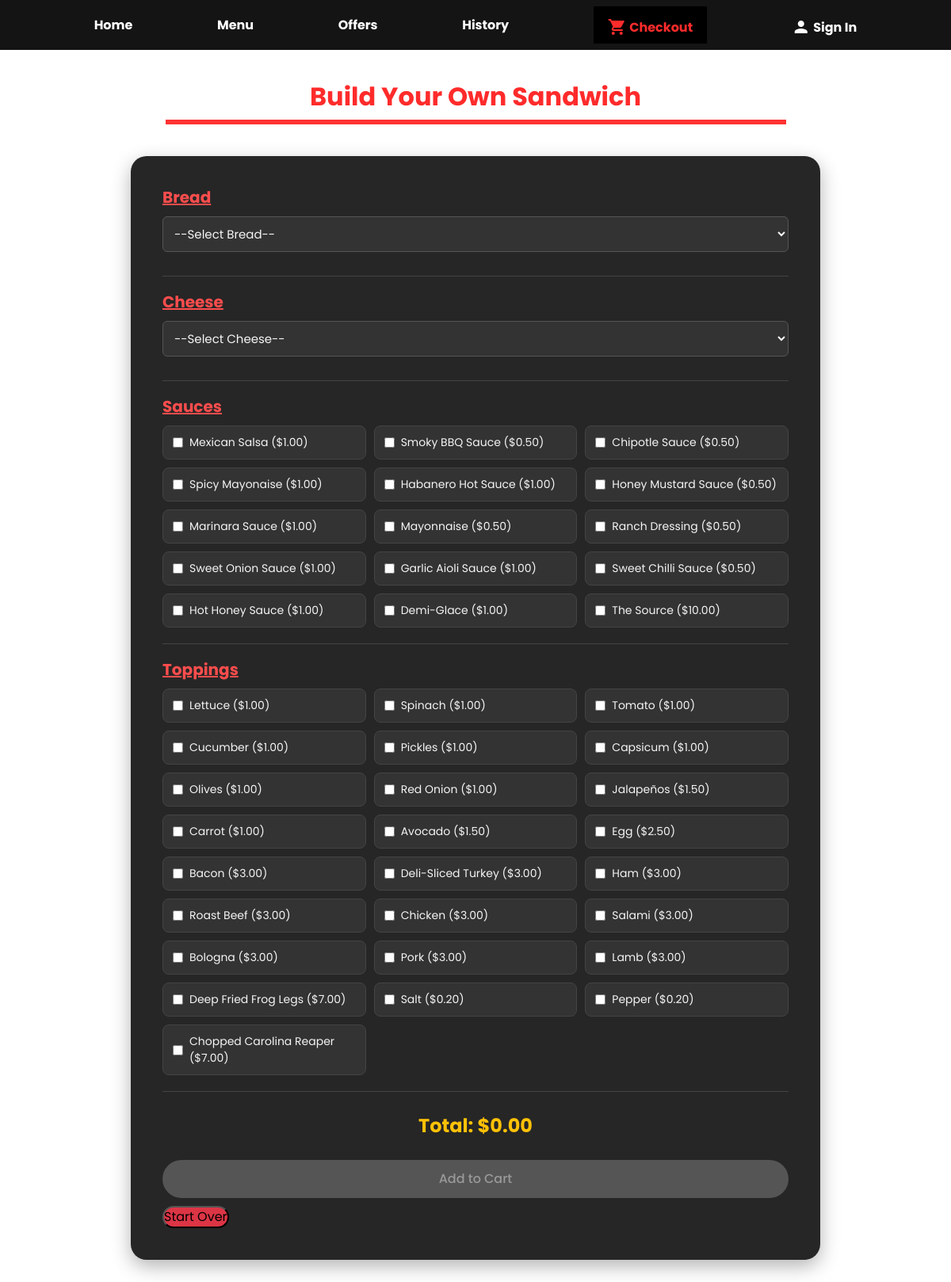
Page /custom-sandwich on the committed database.
### tables this page shows
CREATE TABLE `SAUCE` (
  `ID` INTEGER PRIMARY KEY AUTOINCREMENT,
  `name` TEXT,
  `price` REAL
);

CREATE TABLE `TOPPINGS` (
  `ID` INTEGER PRIMARY KEY AUTOINCREMENT,
  `name` TEXT,
  `price` REAL
);

### SUBVAY (ASSESSMENT)/app.py (the view)
@app.route('/custom-sandwich')
def custom_sandwich():
    breads = query_db("SELECT ID, name, description, price FROM BREAD")
    cheeses = query_db("SELECT ID, name, description, price FROM CHEESE")
    sauces = query_db("SELECT ID, name, price FROM SAUCE")
    toppings = query_db("SELECT ID, name, price FROM TOPPINGS")
    bread_prices = {row[0]: row[3] for row in breads}
    cheese_prices = {row[0]: row[3] for row in cheeses}
    sauce_prices = {row[0]: row[2] for row in sauces}
    topping_prices = {row[0]: row[2] for row in toppings}
    selection = session.get('custom_sandwich', {'bread': None, 'cheese': None, 'sauces': [], 'toppings': []})
    total_price = calculate_custom_sandwich_price(selection)
    return render_template(
        "custom_sandwich.html",
        breads=breads,
        cheeses=cheeses,
        sauces=sauces,
        toppings=toppings,
        bread_prices=bread_prices,
        cheese_prices=cheese_prices,
        sauce_prices=sauce_prices,
        topping_prices=topping_prices,
        selected_bread=selection.get('bread'),
        selected_cheese=selection.get('cheese'),
        selected_sauces=selection.get('sauces', []),
        selected_toppings=selection.get('toppings', []),
        total_price=total_price
    )

### SUBVAY (ASSESSMENT)/app.py (called while the page is built, shortened)
def get_db():
    db = getattr(g, '_database', None)
    if db is None:
        db = g._database = sqlite3.connect(DATABASE)
    return db

@app.teardown_appcontext
def close_connection(exception):
    db = getattr(g, '_database', None)
    if db is not None:
        db.close()

def query_db(query, args=(), one=False):
    cur = get_db().execute(query, args)
    rv = cur.fetchall()
    cur.close()
    return (rv[0] if rv else None) if one else rv

@app.context_processor
def inject_user_name():
    email = session.get('user')
    return dict(user_name=None)

def calculate_custom_sandwich_price(selection):
    total = 0.0
    if selection.get('bread'):
        bread_row = query_db("SELECT price FROM BREAD WHERE ID = ?", (selection['bread'],), one=True)
        if bread_row:
            total += bread_row[0]
    if selection.get('cheese'):
        cheese_row = query_db("SELECT price FROM CHEESE WHERE ID = ?", (selection['cheese'],), one=True)
        if cheese_row:
            total += cheese_row[0]
    for sauce_id in selection.get('sauces', []):
        sauce_row = query_db("SELECT price FROM SAUCE WHERE ID = ?", (sauce_id,), one=True)
        if sauce_row:
            total += sauce_row[0]
    for topping_id in selection.get('toppings', []):
        topping_row = query_db("SELECT price FROM TOPPINGS WHERE ID = ?", (topping_id,), one=True)
        if topping_row:
            total += topping_row[0]
    return total

### SUBVAY (ASSESSMENT)/templates/custom_sandwich.html (shortened to what this page needs)
{% extends "layout.html" %}
{% block content %}
<div class="detail-page-wrapper">
    <h2 class="menu-title">Build Your Own Sandwich</h2>
    <hr class="title-divider">
    <div class="builder-card">
        <form id="builder-form" action="{{ url_for('add_custom_to_session') }}" method="POST">
            <div class="builder-section">
                <h3>Bread</h3>
                <select id="bread-select" name="bread" class="builder-select" onchange="handleBuilderChange('bread')" required>
                    <option value="" disabled {% if not selected_bread %}selected{% endif %}>--Select Bread--</option>
                </select>
            </div>
            <div class="builder-section">
                <h3>Cheese</h3>
                <select id="cheese-select" name="cheese" class="builder-select" onchange="handleBuilderChange('cheese')" required>
                    <option value="" disabled {% if not selected_cheese %}selected{% endif %}>--Select Cheese--</option>
                </select>
            </div>
            <div class="builder-section">
                <h3>Sauces</h3>
                <div class="builder-options">
                    {% for sauce in sauces %}
                    <label class="builder-option">
                        <input type="checkbox" name="sauces" value="{{ sauce[0] }}" {% if sauce[0] in selected_sauces %}checked{% endif %} onchange="handleBuilderChange('sauce')">
                        {{ sauce[1] }} (${{ "%.2f"|format(sauce[2]) }})
                    </label>
                    {% endfor %}
                </div>
            </div>
            <div class="builder-section">
                <h3>Toppings</h3>
                <div class="builder-options">
                    {% for topping in toppings %}
                    <label class="builder-option">
                        <input type="checkbox" name="toppings" value="{{ topping[0] }}" {% if topping[0] in selected_toppings %}checked{% endif %} onchange="handleBuilderChange('topping')">
                        {{ topping[1] }} (${{ "%.2f"|format(topping[2]) }})
                    </label>
                    {% endfor %}
                </div>
            </div>
            <div class="builder-total">
                Total: $<span id="builder-total-value">{{ "%.2f"|format(total_price) }}</span>
            </div>
            <button type="submit" id="add-to-cart-btn" class="builder-add-to-cart-btn" disabled>Add to Cart</button>
        </form>
        <form action="{{ url_for('cancel_custom_sandwich') }}" method="POST">
            <button type="submit" class="builder-cancel-btn">Start Over</button>
        </form>
    </div>
</div>
{% endblock %}

### SUBVAY (ASSESSMENT)/templates/layout.html (shortened to what this page needs)
<!DOCTYPE html>
<html lang="en">
<head>
    <link rel="stylesheet" href="{{ url_for('static', filename='styles.css') }}">
    <link href="https://cdn.jsdelivr.net/npm/bootstrap@5.3.8/dist/css/bootstrap.min.css" rel="stylesheet">
</head>
<body>
{% block nav %}
<nav class="navbar site-navbar">
    <div class="container-fluid">
        <ul class="navbar-nav d-flex flex-row justify-content-evenly align-items-center mb-0 w-100">
            <li class="nav-item">
                <a class="nav-link active" aria-current="page" href="/">Home</a>
            </li>
            <li class="nav-item">
                <a class="nav-link" href="/menu">Menu</a>
            </li>
            <li class="nav-item">
                <a class="nav-link" href="{{ url_for('offers') }}">Offers</a>
            </li>
            <li class="nav-item">
                <a class="nav-link" href="{{ url_for('history') }}">History</a>
            </li>
            <li class="nav-item">
                <a class="nav-link navbar-checkout-btn" href="{{ url_for('checkout') }}">
                    <span class="material-icons">shopping_cart</span>
                    Checkout
                </a>
            </li>
            {% if session.user and user_name %}
            <li class="nav-item">
                <a class="nav-link navbar-signin-link" href="{{ url_for('account_details') }}">
                    <span class="material-icons">person</span>
                    {{ user_name }}
                </a>
            </li>
            {% else %}
            <li class="nav-item">
                <a class="nav-link navbar-signin-link" href="/signin">
                    <span class="material-icons">person</span>
                    Sign In
                </a>
            </li>
            {% endif %}
        </ul>
    </div>
</nav>
{% endblock %}
{% block content %}
{% endblock %}
</body>
</html>

### SUBVAY (ASSESSMENT)/Static/styles.css (style rules this page uses)
* { margin: 0; padding: 0; box-sizing: border-box; font-family: "Poppins", sans-serif; }
body { min-height: 100vh; background-color: #c9d6ff; background-image: url("background (2).png"); background-repeat: no-repeat; background-position: center; background-size: cover; background-attachment: fixed; color: #333; }
.site-navbar { background: #141414 !important; padding: 18px 0; }
.site-navbar .nav-item { display: flex; align-items: center; }
.site-navbar .nav-link { color: #fff !important; font-weight: 700; font-size: 16px; }
.navbar-checkout-btn { background: #000 !important; border-radius: 0; padding: 8px 18px !important; display: inline-flex; align-items: center; justify-content: center; gap: 4px; }
.site-navbar .nav-link.navbar-checkout-btn { color: #ff2b2b !important; }
.navbar-checkout-btn .material-icons { font-size: 24px; line-height: 1; color: #ff2b2b; display: inline-flex; align-items: center; position: relative; top: 6px; order: -1; }
.navbar-signin-link { display: inline-flex; align-items: center; justify-content: center; gap: 4px; }
.navbar-signin-link .material-icons { font-size: 24px; line-height: 1; color: #fff; display: inline-flex; align-items: center; position: relative; top: 6px; order: -1; }
h2 { font-size: 34px; text-align: center; margin-bottom: 10px; }
.detail-page-wrapper { padding: 40px 15px; max-width: 900px; margin: 0 auto; }
.menu-title { color: #ff2b2b; font-weight: 700; margin-bottom: 10px; }
.title-divider { width: 90%; max-width: 1200px; height: 6px; background-color: #ff0000; border: none; margin: 0 auto 40px auto; opacity: 0.8; }
.builder-card { background: #262626; color: #f5f5f5; border-radius: 20px; padding: 40px; box-shadow: 0 8px 25px rgba(0, 0, 0, 0.3); margin-top: 20px; }
.builder-section { padding-bottom: 20px; margin-bottom: 20px; border-bottom: 1px solid #444; }
.builder-section h3 { font-size: 20px; font-weight: 700; color: #ff4d4d; text-decoration: underline; margin-bottom: 12px; }
.builder-select { width: 100%; padding: 10px; background: #333; color: #f5f5f5; border: 1px solid #555; border-radius: 6px; font-size: 15px; margin-bottom: 10px; }
.builder-options { display: grid; grid-template-columns: repeat(3, minmax(0, 1fr)); gap: 10px; }
.builder-option { display: flex; align-items: center; gap: 8px; background: #333; border: 1px solid #444; border-radius: 8px; padding: 10px 12px; font-size: 14px; color: #f5f5f5; cursor: pointer; transition: 0.2s; }
.builder-option input { width: auto; margin-bottom: 0; }
.builder-total { font-size: 24px; font-weight: 700; color: #ffc107; text-align: center; margin: 25px 0; }
.builder-card button { border-radius: 30px; }
.builder-cancel-btn { background: #dc3545; }
.builder-add-to-cart-btn { width: 100%; padding: 12px; border: none; border-radius: 30px; font-size: 16px; font-weight: 500; color: #fff; background: #28a745; cursor: pointer; transition: 0.5s; margin-bottom: 10px; }
.builder-add-to-cart-btn:disabled { background: #555; color: #999; cursor: not-allowed; }
body { overflow-x: hidden; }

### rows in the picture
SAUCE: name "Mexican Salsa", price "1.00"
SAUCE: name "Smoky BBQ Sauce", price "0.50"
SAUCE: name "Chipotle Sauce", price "0.50"
SAUCE: name "Spicy Mayonaise", price "1.00"
SAUCE: name "Habanero Hot Sauce", price "1.00"
SAUCE: name "Honey Mustard Sauce", price "0.50"
SAUCE: name "Marinara Sauce", price "1.00"
SAUCE: name "Mayonnaise", price "0.50"
SAUCE: name "Ranch Dressing", price "0.50"
SAUCE: name "Sweet Onion Sauce", price "1.00"
SAUCE: name "Garlic Aioli Sauce", price "1.00"
SAUCE: name "Sweet Chilli Sauce", price "0.50"
SAUCE: name "Hot Honey Sauce", price "1.00"
SAUCE: name "Demi-Glace", price "1.00"
SAUCE: name "The Source", price "10.00"
TOPPINGS: name "Lettuce", price "1.00"
TOPPINGS: name "Spinach", price "1.00"
TOPPINGS: name "Tomato", price "1.00"
TOPPINGS: name "Cucumber", price "1.00"
TOPPINGS: name "Pickles", price "1.00"
TOPPINGS: name "Capsicum", price "1.00"
TOPPINGS: name "Olives", price "1.00"
TOPPINGS: name "Red Onion", price "1.00"
TOPPINGS: name "Jalapeños", price "1.50"
TOPPINGS: name "Carrot", price "1.00"
TOPPINGS: name "Avocado", price "1.50"
TOPPINGS: name "Egg", price "2.50"
TOPPINGS: name "Bacon", price "3.00"
TOPPINGS: name "Deli-Sliced Turkey", price "3.00"
TOPPINGS: name "Ham", price "3.00"
TOPPINGS: name "Roast Beef", price "3.00"
TOPPINGS: name "Chicken", price "3.00"
TOPPINGS: name "Salami", price "3.00"
TOPPINGS: name "Bologna", price "3.00"
TOPPINGS: name "Pork", price "3.00"
TOPPINGS: name "Lamb", price "3.00"
TOPPINGS: name "Deep Fried Frog Legs", price "7.00"
TOPPINGS: name "Salt", price "0.20"
TOPPINGS: name "Pepper", price "0.20"
TOPPINGS: name "Chopped Carolina Reaper", price "7.00"

### other values in the picture
{{ "%.2f"|format(total_price) }} "0.00"
